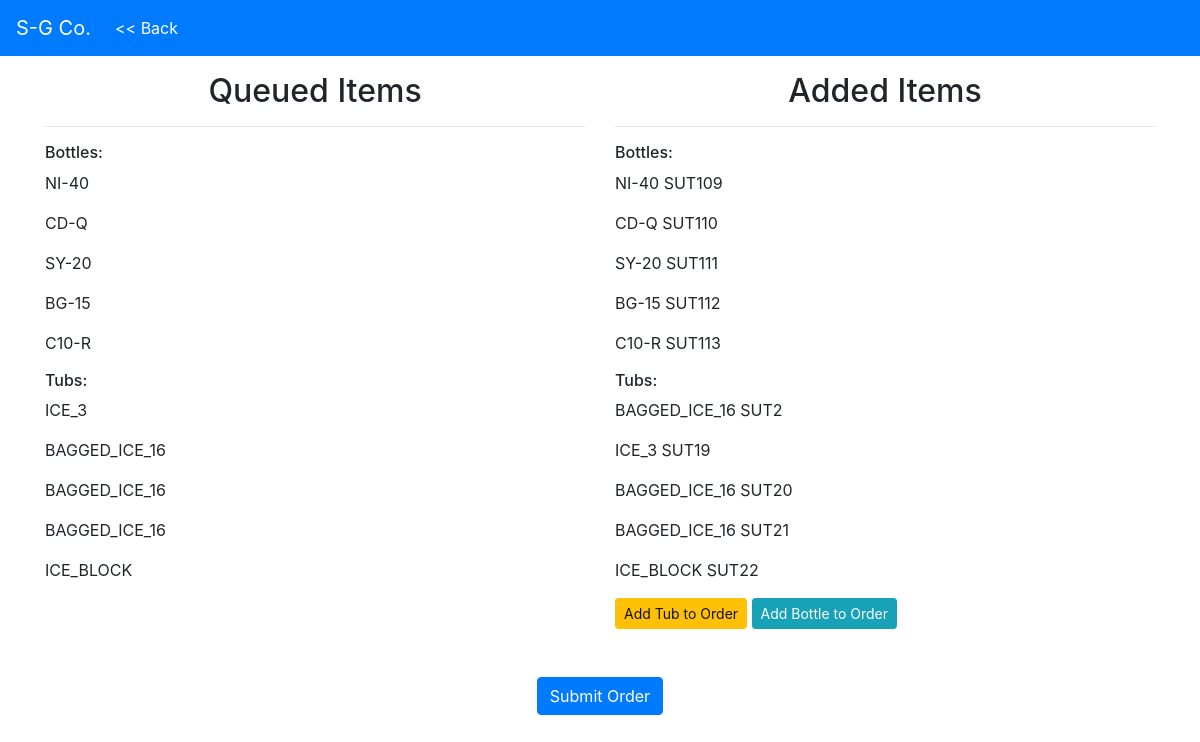
The app's page /warehouse/orders/35/ship/ with its own data.
### sales/models.py (models this page shows, shortened)
class QueuedBottle(models.Model):
    ACETYLENE = 'AC'
    ARGON = 'AR'
    BEER_GAS = 'BG'
    CARBON_DIOXIDE = 'CD'
    GUINNESS_GAS = 'GS'
    HELIUM = 'HE'
    MIX_C2 = 'C2'
    MIX_C10 = 'C10'
    MIX_C25 = 'C25'
    NITROGEN = 'NI'
    OXYGEN = 'OX'
    STARGON = 'ST'
    SYPHON = 'SY'
    FILL_CHOICES = (
        (ACETYLENE, 'Acetylene'),
        (ARGON, 'Argon'),
        (BEER_GAS, 'Beer Gas'),
        (CARBON_DIOXIDE, 'Carbon Dioxide'),
        (GUINNESS_GAS, 'Guinness Gas'),
        (HELIUM, 'Helium'),
        (MIX_C2, 'Mix C2'),
        (MIX_C10, 'Mix C10'),
        (MIX_C25, 'Mix C25'),
        (NITROGEN, 'Nitrogen'),
        (OXYGEN, 'Oxygen'),
        (STARGON, 'Stargon'),
        (SYPHON, 'Syphon'),
    )
    SIZE_CHOICES = (
        ('T', 'T'),
        ('K', 'K'),
        ('S', 'S'),
        ('D', 'D'),
        ('Q', 'Q'),
        ('R', 'R'),
        ('50', '50'),
        ('40', '40'),
        ('20', '20'),
        ('15', '15'),
        ('10', '10'),
        ('5', '5'),
        ('2.5', '2.5'),
    )
    fill = models.CharField(max_length=13, choices=FILL_CHOICES)
    size = models.CharField(max_length=3, choices=SIZE_CHOICES)
    order = models.ForeignKey(Order, on_delete=models.CASCADE)

class QueuedTub(models.Model):
    ICE_3 = 'ICE_3'
    ICE_16 = 'ICE_16'
    ICE_BLOCK = 'ICE_BLOCK'
    BAGGED_ICE_16 = 'BAGGED_ICE_16'
    BAGGED_ICE_3 = 'BAGGED_ICE_3'
    FILL_CHOICES = (
        (ICE_3, '3 Mill'),
        (ICE_16, '16 Mill'),
        (ICE_BLOCK, 'Ice Block'),
        (BAGGED_ICE_3, '3 Mill Bagged'),
        (BAGGED_ICE_16, '16 Mill Bagged'),
    )
    fill = models.CharField(max_length=13, choices=FILL_CHOICES)
    order = models.ForeignKey(Order, on_delete=models.CASCADE)

### inventory/models.py (models this page shows, shortened)
class Bottle(models.Model):
    TRUCK = 'TK'
    CUSTOMER = 'CS'
    DOCKED_EMPTY = 'DE'
    DOCKED_FULL = 'DF'
    RETEST = 'RT'
    STATUS_CHOICES = (
        (TRUCK, 'On Truck'),
        (CUSTOMER, 'Customer Site'),
        (DOCKED_FULL, 'Docked Full'),
        (DOCKED_EMPTY, 'Docked Empty'),
        (RETEST, 'Retest'),
    )
    ACETYLENE = 'AC'
    ARGON = 'AR'
    BEER_GAS = 'BG'
    CARBON_DIOXIDE = 'CD'
    GUINNESS_GAS = 'GS'
    HELIUM = 'HE'
    MIX_C2 = 'C2'
    MIX_C10 = 'C10'
    MIX_C25 = 'C25'
    NITROGEN = 'NI'
    OXYGEN = 'OX'
    STARGON = 'ST'
    SYPHON = 'SY'
    FILL_CHOICES = (
        (ACETYLENE, 'Acetylene'),
        (ARGON, 'Argon'),
        (BEER_GAS, 'Beer Gas'),
        (CARBON_DIOXIDE, 'Carbon Dioxide'),
        (GUINNESS_GAS, 'Guinness Gas'),
        (HELIUM, 'Helium'),
        (MIX_C2, 'Mix C2'),
        (MIX_C10, 'Mix C10'),
        (MIX_C25, 'Mix C25'),
        (NITROGEN, 'Nitrogen'),
        (OXYGEN, 'Oxygen'),
        (STARGON, 'Stargon'),
        (SYPHON, 'Syphon'),
    )
    SIZE_CHOICES = (
        ('T', 'T'),
        ('K', 'K'),
        ('S', 'S'),
        ('D', 'D'),
        ('Q', 'Q'),
        ('R', 'R'),
        ('50', '50'),
        ('40', '40'),
        ('20', '20'),
        ('15', '15'),
        ('10', '10'),
        ('5', '5'),
        ('2.5', '2.5'),
    )
    status = models.CharField(max_length=2, choices=STATUS_CHOICES, default=DOCKED_FULL)
    fill = models.CharField(max_length=3, choices=FILL_CHOICES)
    size = models.CharField(max_length=3, choices=SIZE_CHOICES, default='T')
    barcode = models.CharField(max_length=15, unique=True)
    serial_number = models.CharField(max_length=15, unique=True, primary_key=True)
    emp_init = models.CharField(max_length=3)
    order = models.ForeignKey(Order, null=True, blank=False, on_delete=models.CASCADE)

class Tub(models.Model):
    TRUCK = 'TK'
    CUSTOMER = 'CS'
    DOCKED_EMPTY = 'DE'
    DOCKED_FULL = 'DF'
    STATUS_CHOICES = (
        (TRUCK, 'On Truck'),
        (CUSTOMER, 'Customer Site'),
        (DOCKED_FULL, 'Docked Full'),
        (DOCKED_EMPTY, 'Docked Empty'),
    )
    ICE_3 = 'ICE_3'
    ICE_16 = 'ICE_16'
    ICE_BLOCK = 'ICE_BLOCK'
    BAGGED_ICE_16 = 'BAGGED_ICE_16'
    BAGGED_ICE_3 = 'BAGGED_ICE_3'
    FILL_CHOICES = (
        (ICE_3, '3 Mill'),
        (ICE_16, '16 Mill'),
        (ICE_BLOCK, 'Ice Block'),
        (BAGGED_ICE_3, '3 Mill Bagged'),
        (BAGGED_ICE_16, '16 Mill Bagged'),
    )
    status = models.CharField(max_length=2, choices=STATUS_CHOICES, default=DOCKED_EMPTY)
    fill = models.CharField(max_length=13, choices=FILL_CHOICES, default=ICE_3)
    barcode = models.CharField(max_length=15, unique=True)
    serial_number = models.CharField(max_length=15, unique=True, primary_key=True)
    emp_init = models.CharField(max_length=3)
    order = models.ForeignKey(Order, null=True, blank=False, on_delete=models.CASCADE)

### warehouse/views.py (the view)
# urls.py: url(r'^orders/(?P<order_num>[0-9]+)/ship/$', views.ship_order, name='order_ship'),
def ship_order(request, order_num):
    if request.method == 'POST':
        a = Order.objects.get(order_number=order_num)
        a.status = 'SHIPPED'
        a.save()
        return render(request, 'warehouse/orders.html')
    else:
        order = Order.objects.get(order_number=order_num)
        queued_bottles = QueuedBottle.objects.filter(order_id=order_num)
        queued_tubs = QueuedTub.objects.filter(order_id=order_num)
        added_bottles = Bottle.objects.filter(order=order, )
        added_tubs = Tub.objects.filter(order=order)
        context = {
            'order': order,
            'queued_bottles': queued_bottles,
            'queued_tubs': queued_tubs,
            'order_num': order_num,
            'added_bottles': added_bottles,
            'added_tubs': added_tubs,
        }
        return render(request, 'warehouse/ship-order.html', context)

### templates/warehouse/ship-order.html (shortened to what this page needs)
{% extends 'warehouse/base.html' %}
{% block back_link %}{% url 'warehouse:orders' %}{% endblock %}
{% block body %}
<div class="container">
  <div class="row mt-3">
    <div class="col-6">
      <h2 class="text-center">Queued Items</h2>
      <hr>
      <h6>Bottles:</h6>
      {% for bottle in queued_bottles %}
        <p>{{ bottle.fill }}-{{ bottle.size }}</p>
      {% endfor %}
      <h6>Tubs:</h6>
      {% for tub in queued_tubs %}
          <p>{{ tub.fill }}</p>
      {% endfor %}
    </div>
    <div class="col-6">
      <h2 class="text-center">Added Items</h2>
      <hr>
      <h6>Bottles:</h6>
      {% for bottle in added_bottles %}
        <p>{{ bottle.fill }}-{{ bottle.size }} {{ bottle.barcode }}</p>
      {% endfor %}
      <h6>Tubs:</h6>
      {% for tub in added_tubs %}
        <p>{{ tub.fill }} {{ tub.barcode }}</p>
      {% endfor %}
      <a id="tubmodalopen" data-toggle='modal' data-target='#addtubmodal' href="{% url 'warehouse:add_order_tub' order_num%}" class="btn btn-sm btn-warning">Add Tub to Order</a>
      <a id="bottlemodalopen" data-toggle='modal' data-target='#addbottlemodal' href="{% url 'warehouse:add_order_bottle' order_num%}" class="btn btn-sm btn-info">Add Bottle to Order</a>
    </div>
  </div>
  <div class="row justify-content-center mt-5">
    <div class="col text-center">
      <form action="{% url 'warehouse:order_ship' order.pk %}" method="post">
        <div class="form-group">
          <button type='submit' class="btn btn-primary">Submit Order</button>
        </div>
      </form>
    </div>
  </div>
</div>
{% endblock %}

### records on screen
QueuedBottle: fill "NI", size "40"
QueuedBottle: fill "CD", size "Q"
QueuedBottle: fill "SY", size "20"
QueuedBottle: fill "BG", size "15"
QueuedBottle: fill "C10", size "R"
QueuedTub: fill "ICE_3"
QueuedTub: fill "BAGGED_ICE_16"
QueuedTub: fill "BAGGED_ICE_16"
QueuedTub: fill "BAGGED_ICE_16"
QueuedTub: fill "ICE_BLOCK"
Bottle: fill "NI", size "40", barcode "SUT109"
Bottle: fill "CD", size "Q", barcode "SUT110"
Bottle: fill "SY", size "20", barcode "SUT111"
Bottle: fill "BG", size "15", barcode "SUT112"
Bottle: fill "C10", size "R", barcode "SUT113"
Tub: fill "BAGGED_ICE_16", barcode "SUT2"
Tub: fill "ICE_3", barcode "SUT19"
Tub: fill "BAGGED_ICE_16", barcode "SUT20"
Tub: fill "BAGGED_ICE_16", barcode "SUT21"
Tub: fill "ICE_BLOCK", barcode "SUT22"
